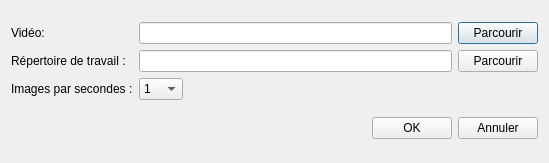
<?xml version="1.0" encoding="UTF-8"?>
<ui version="4.0">
 <class>DialogNewProject</class>
 <widget class="QDialog" name="DialogNewProject">
  <property name="windowModality">
   <enum>Qt::WindowModal</enum>
  </property>
  <property name="geometry">
   <rect>
    <x>0</x>
    <y>0</y>
    <width>549</width>
    <height>163</height>
   </rect>
  </property>
  <property name="sizePolicy">
   <sizepolicy hsizetype="Fixed" vsizetype="Fixed">
    <horstretch>0</horstretch>
    <verstretch>0</verstretch>
   </sizepolicy>
  </property>
  <property name="windowTitle">
   <string>Nouveau projet</string>
  </property>
  <property name="modal">
   <bool>true</bool>
  </property>
  <layout class="QVBoxLayout" name="verticalLayout">
   <item>
    <layout class="QGridLayout" name="gridLayout">
     <item row="0" column="3">
      <widget class="QPushButton" name="browseVideoPath">
       <property name="text">
        <string>Parcourir</string>
       </property>
      </widget>
     </item>
     <item row="2" column="2">
      <widget class="QComboBox" name="frame">
       <property name="sizePolicy">
        <sizepolicy hsizetype="Fixed" vsizetype="Fixed">
         <horstretch>0</horstretch>
         <verstretch>0</verstretch>
        </sizepolicy>
       </property>
       <item>
        <property name="text">
         <string>1</string>
        </property>
       </item>
       <item>
        <property name="text">
         <string>2</string>
        </property>
       </item>
       <item>
        <property name="text">
         <string>3</string>
        </property>
       </item>
       <item>
        <property name="text">
         <string>4</string>
        </property>
       </item>
       <item>
        <property name="text">
         <string>5</string>
        </property>
       </item>
       <item>
        <property name="text">
         <string>6</string>
        </property>
       </item>
       <item>
        <property name="text">
         <string>7</string>
        </property>
       </item>
       <item>
        <property name="text">
         <string>8</string>
        </property>
       </item>
       <item>
        <property name="text">
         <string>9</string>
        </property>
       </item>
       <item>
        <property name="text">
         <string>10</string>
        </property>
       </item>
       <item>
        <property name="text">
         <string>11</string>
        </property>
       </item>
       <item>
        <property name="text">
         <string>12</string>
        </property>
       </item>
       <item>
        <property name="text">
         <string>13</string>
        </property>
       </item>
       <item>
        <property name="text">
         <string>14</string>
        </property>
       </item>
       <item>
        <property name="text">
         <string>15</string>
        </property>
       </item>
       <item>
        <property name="text">
         <string>16</string>
        </property>
       </item>
       <item>
        <property name="text">
         <string>17</string>
        </property>
       </item>
       <item>
        <property name="text">
         <string>18</string>
        </property>
       </item>
       <item>
        <property name="text">
         <string>19</string>
        </property>
       </item>
       <item>
        <property name="text">
         <string>20</string>
        </property>
       </item>
      </widget>
     </item>
     <item row="1" column="0">
      <widget class="QLabel" name="label_2">
       <property name="text">
        <string>Répertoire de travail :</string>
       </property>
      </widget>
     </item>
     <item row="1" column="2">
      <widget class="QLineEdit" name="dirPath">
       <property name="enabled">
        <bool>true</bool>
       </property>
      </widget>
     </item>
     <item row="1" column="3">
      <widget class="QPushButton" name="browseDirPath">
       <property name="text">
        <string>Parcourir</string>
       </property>
      </widget>
     </item>
     <item row="2" column="0">
      <widget class="QLabel" name="label_3">
       <property name="text">
        <string>Images par secondes :</string>
       </property>
      </widget>
     </item>
     <item row="0" column="2">
      <widget class="QLineEdit" name="videoPath">
       <property name="enabled">
        <bool>true</bool>
       </property>
       <property name="minimumSize">
        <size>
         <width>100</width>
         <height>0</height>
        </size>
       </property>
      </widget>
     </item>
     <item row="0" column="0">
      <widget class="QLabel" name="label">
       <property name="text">
        <string>Vidéo:</string>
       </property>
      </widget>
     </item>
    </layout>
   </item>
   <item>
    <layout class="QHBoxLayout" name="horizontalLayout">
     <item>
      <spacer name="horizontalSpacer">
       <property name="orientation">
        <enum>Qt::Horizontal</enum>
       </property>
       <property name="sizeHint" stdset="0">
        <size>
         <width>40</width>
         <height>20</height>
        </size>
       </property>
      </spacer>
     </item>
     <item>
      <widget class="QPushButton" name="OKbutton">
       <property name="text">
        <string>OK</string>
       </property>
      </widget>
     </item>
     <item>
      <widget class="QPushButton" name="pushButton">
       <property name="text">
        <string>Annuler</string>
       </property>
      </widget>
     </item>
    </layout>
   </item>
  </layout>
 </widget>
 <resources/>
 <connections>
  <connection>
   <sender>pushButton</sender>
   <signal>clicked()</signal>
   <receiver>DialogNewProject</receiver>
   <slot>reject()</slot>
   <hints>
    <hint type="sourcelabel">
     <x>496</x>
     <y>130</y>
    </hint>
    <hint type="destinationlabel">
     <x>274</x>
     <y>81</y>
    </hint>
   </hints>
  </connection>
 </connections>
</ui>
